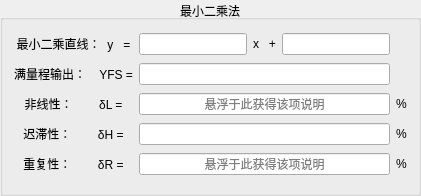
   <widget class="QGroupBox" name="gBoxLsm">
    <property name="geometry">
     <rect>
      <x>30</x>
      <y>470</y>
      <width>421</width>
      <height>196</height>
     </rect>
    </property>
    <property name="title">
     <string>最小二乘法</string>
    </property>
    <property name="alignment">
     <set>Qt::AlignCenter</set>
    </property>
    <layout class="QGridLayout" name="gridLayout">
     <item row="0" column="2">
      <widget class="QLineEdit" name="lineEditLsmB1">
       <property name="alignment">
        <set>Qt::AlignCenter</set>
       </property>
       <property name="readOnly">
        <bool>true</bool>
       </property>
      </widget>
     </item>
     <item row="0" column="3">
      <widget class="QLabel" name="LBleLsmX">
       <property name="text">
        <string>x   +</string>
       </property>
       <property name="alignment">
        <set>Qt::AlignCenter</set>
       </property>
      </widget>
     </item>
     <item row="0" column="4">
      <widget class="QLineEdit" name="lineEditLsmB0">
       <property name="alignment">
        <set>Qt::AlignCenter</set>
       </property>
       <property name="readOnly">
        <bool>true</bool>
       </property>
      </widget>
     </item>
     <item row="1" column="0" colspan="2">
      <widget class="QLabel" name="LBleLsmFullScale">
       <property name="text">
        <string>满量程输出：    YFS =</string>
       </property>
       <property name="alignment">
        <set>Qt::AlignCenter</set>
       </property>
      </widget>
     </item>
     <item row="1" column="2" colspan="3">
      <widget class="QLineEdit" name="lineEditLsmFS">
       <property name="alignment">
        <set>Qt::AlignCenter</set>
       </property>
       <property name="readOnly">
        <bool>true</bool>
       </property>
      </widget>
     </item>
     <item row="2" column="0" colspan="2">
      <widget class="QLabel" name="LBleLsmLinearity">
       <property name="text">
        <string>非线性：        δL =</string>
       </property>
       <property name="alignment">
        <set>Qt::AlignCenter</set>
       </property>
      </widget>
     </item>
     <item row="2" column="2" colspan="3">
      <widget class="QLineEdit" name="lineEditLsmLine">
       <property name="toolTip">
        <string>&lt;html&gt;&lt;head/&gt;&lt;body&gt;&lt;p&gt;该值为已输入所有数据中同一x下的所有值与估计值的最大偏差计算得出的，而非通过计算三条直线同一x下的平均值与估计值的偏差算出的非线性度&lt;/p&gt;&lt;/body&gt;&lt;/html&gt;</string>
       </property>
       <property name="alignment">
        <set>Qt::AlignCenter</set>
       </property>
       <property name="readOnly">
        <bool>true</bool>
       </property>
       <property name="placeholderText">
        <string>悬浮于此获得该项说明</string>
       </property>
      </widget>
     </item>
     <item row="2" column="5">
      <widget class="QLabel" name="label_4">
       <property name="text">
        <string>%</string>
       </property>
       <property name="alignment">
        <set>Qt::AlignCenter</set>
       </property>
      </widget>
     </item>
     <item row="3" column="0" colspan="2">
      <widget class="QLabel" name="LBleLsmHysteria">
       <property name="text">
        <string>迟滞性：        δH =</string>
       </property>
       <property name="alignment">
        <set>Qt::AlignCenter</set>
       </property>
      </widget>
     </item>
     <item row="3" column="2" colspan="3">
      <widget class="QLineEdit" name="lineEditLsmHysteria">
       <property name="alignment">
        <set>Qt::AlignCenter</set>
       </property>
       <property name="readOnly">
        <bool>true</bool>
       </property>
      </widget>
     </item>
     <item row="3" column="5">
      <widget class="QLabel" name="label_5">
       <property name="text">
        <string>%</string>
       </property>
       <property name="alignment">
        <set>Qt::AlignCenter</set>
       </property>
      </widget>
     </item>
     <item row="4" column="0" colspan="2">
      <widget class="QLabel" name="LBleLsmRepeat">
       <property name="text">
        <string>重复性：        δR =</string>
       </property>
       <property name="alignment">
        <set>Qt::AlignCenter</set>
       </property>
      </widget>
     </item>
     <item row="4" column="2" colspan="3">
      <widget class="QLineEdit" name="lineEditLsmRepeat">
       <property name="toolTip">
        <string>当为1组正反行程或没有时，由于贝塞尔公式会显示non</string>
       </property>
       <property name="alignment">
        <set>Qt::AlignCenter</set>
       </property>
       <property name="readOnly">
        <bool>true</bool>
       </property>
       <property name="placeholderText">
        <string>悬浮于此获得该项说明</string>
       </property>
      </widget>
     </item>
     <item row="4" column="5">
      <widget class="QLabel" name="label_6">
       <property name="text">
        <string>%</string>
       </property>
       <property name="alignment">
        <set>Qt::AlignCenter</set>
       </property>
      </widget>
     </item>
     <item row="0" column="0" colspan="2">
      <widget class="QLabel" name="LBleLsmY">
       <property name="text">
        <string>最小二乘直线：  y   =</string>
       </property>
       <property name="alignment">
        <set>Qt::AlignCenter</set>
       </property>
      </widget>
     </item>
    </layout>
   </widget>
